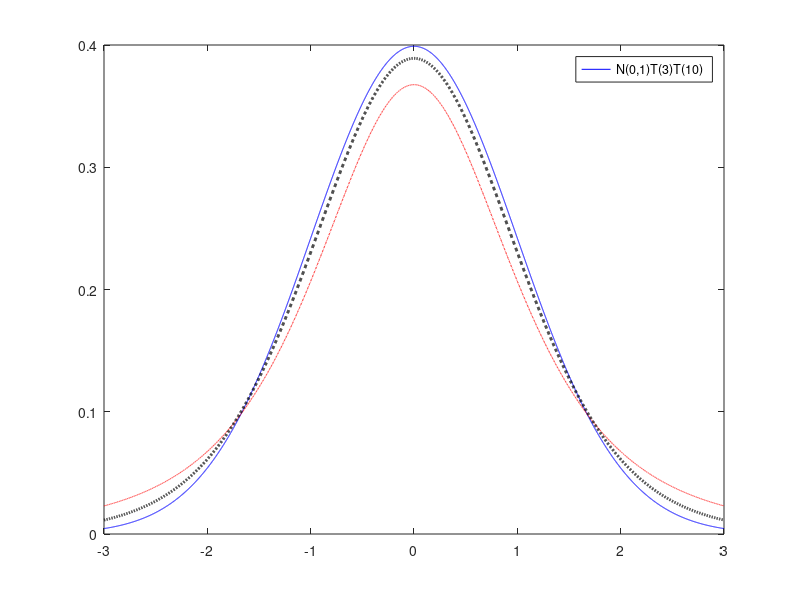

This figure's MATLAB source:

nu=20;
disp('--------------')
disp('P(|T(20)|>2.7)')
disp(2*tcdf(2.7,nu,'upper'))


disp('Quantile 0.95 in T(20)')
disp(tinv(0.95,nu))

%% Density comparisons 
x=-3:0.001:3;
N01=normpdf(x);
nu=3;
T3=tpdf(x,nu);
nu=10;
T10=tpdf(x,nu);

plot(x,N01,'b-',x,T3,'r-.',x,T10,'k--','LineWidth',2)
legend(["N(0,1)"  "T(3)" "T(10)"])

% print -depsc figs\t.eps;
